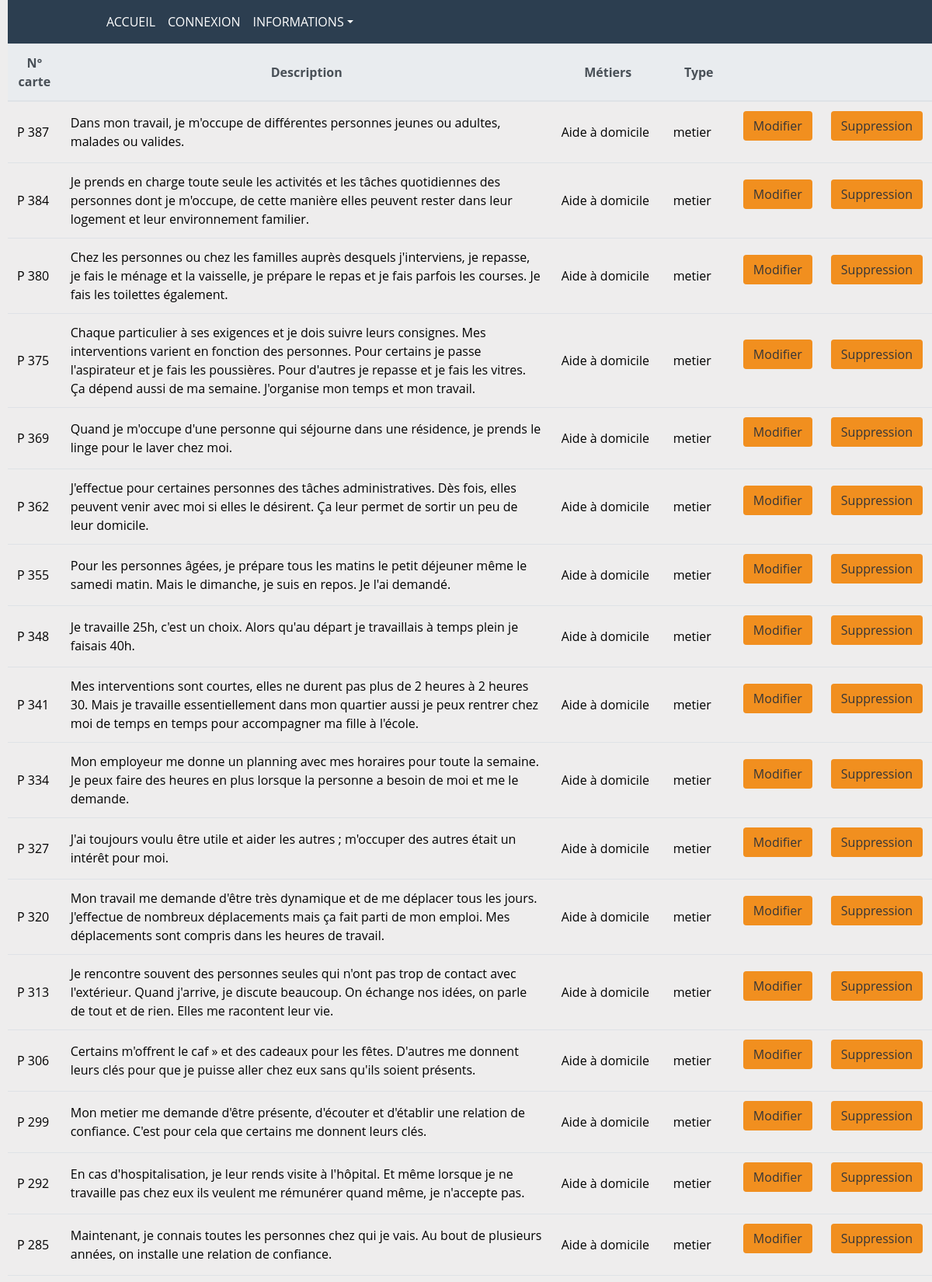
/index.php/administration/carte (upper part), run on the app's committed database.
### tables this page shows
CREATE TABLE `carte` (
  `car_id` int(10) NOT NULL COMMENT 'index table carte',
  `car_met_id` int(10) NOT NULL COMMENT 'cle etrangère id/metier',
  `car_numero` varchar(10) NOT NULL COMMENT 'numero carte',
  `car_description` varchar(500) NOT NULL COMMENT 'carte description',
  `car_type` varchar(10) NOT NULL COMMENT 'type de carte'
);

CREATE TABLE `metier` (
  `met_id` int(3) NOT NULL COMMENT 'index table metier',
  `met_metier` varchar(50) NOT NULL COMMENT 'metier',
  `met_prenom` varchar(50) NOT NULL COMMENT 'prenom personne/metier',
  `met_age` int(3) DEFAULT NULL COMMENT 'age personne/metier'
);

### application/controllers/Administration.php (called while the page is built, shortened)
<?php
class Administration extends CI_Controller {
    public function carte(){
        $aliste = $this->Carte_model->liste_carte();
        $aview['liste_carte'] = $aliste;
        $this->load->view('head');
        $this->load->view('header/header_loader');
        $this->load->view('administration/carte/liste_carte', $aview);
        $this->load->view('script');
    }
}

### index.php (called while the page is built, shortened)
<?php
require_once BASEPATH.'core/CodeIgniter.php';

### application/models/Carte_model.php (called while the page is built, shortened)
<?php
class Carte_model extends CI_Model
{
    function liste_carte(){
        $this->db->from('carte');
        $this->db->join('metier', 'car_met_id = met_id');
        $aliste = $this->db->get()->result();
        return $aliste;
    }
}

### application/views/administration/carte/liste_carte.php (the view)
<div class="table-responsive">
    <table class="table table-hover" >
        <thead  class="thead-light text-center">
            <tr>
                <th class="align-middle">N° carte</th>
                <th class="align-middle">Description</th>
                <th class="align-middle">Métiers</th>
                <th class="align-middle">Type</th>
                <th class="align-middle"></th>
                <th class="align-middle"></th>
            </tr>
        </thead>
        <tbody>
            <?php foreach ($liste_carte as $data){ ?>
            <tr>
                <td class="align-middle"><?= $data->car_numero ?> </td>
                <td class="align-middle"><?= $data->car_description ?> </td>
                <td class="align-middle"><?= $data->met_metier ?> </td>
                <td class="align-middle"><?= $data->car_type ?> </td>
                <td class="align-middle"> <a class="btn" href="<?=site_url("administration/modif_carte/$data->car_id")?>" >Modifier</a> </td>
                <td class="align-middle"> <a class="btn" href="<?=site_url("administration/suppr_carte/$data->car_id")?>" Onclick='return confirm("Confirmez la suppression ?")'>Suppression </a> </td>
            </tr>
            <?php } ?>
        </tbody>
    </table>
</div>

### assets/css/style.css (style rules this page uses)
a { color: rgb(34, 31, 31); }
th { color: #343538; }
td { color: black; }
body { background-color: #eeeded; margin-left: 10px; font-family: "Open sans"; }
.btn { color:#343538; background-color:#F18F1F; margin-bottom:1rem; }

### data on the page
carte: car_numero "P 387", car_description "Dans mon travail, je m'occupe de différentes personnes jeunes ou adultes, malades ou valides.", car_met.met_metier "Aide à domicile", car_type "metier"
carte: car_numero "P 384", car_description "Je prends en charge toute seule les activités et les tâches quotidiennes des personnes dont je m'occupe, de cette manière elles peuvent rester dans leur logement et leur environnement familier.", car_met.met_metier "Aide à domicile", car_type "metier"
carte: car_numero "P 380", car_description "Chez les personnes ou chez les familles auprès desquels j'interviens, je repasse, je fais le ménage et la vaisselle, je prépare le repas et je fais parfois les courses. Je fais les toilettes également.", car_met.met_metier "Aide à domicile", car_type "metier"
carte: car_numero "P 375", car_description "Chaque particulier à ses exigences et je dois suivre leurs consignes. Mes interventions varient en fonction des personnes. Pour certains je passe l'aspirateur et je fais les poussières. Pour d'autres je repasse et je fais les vitres. Ça dépend aussi de ma semaine. J'organise mon temps et mon travail.", car_met.met_metier "Aide à domicile", car_type "metier"
carte: car_numero "P 369", car_description "Quand je m'occupe d'une personne qui séjourne dans une résidence, je prends le linge pour le laver chez moi.", car_met.met_metier "Aide à domicile", car_type "metier"
carte: car_numero "P 362", car_description "J'effectue pour certaines personnes des tâches administratives. Dès fois, elles peuvent venir avec moi si elles le désirent. Ça leur permet de sortir un peu de leur domicile.", car_met.met_metier "Aide à domicile", car_type "metier"
carte: car_numero "P 355", car_description "Pour les personnes âgées, je prépare tous les matins le petit déjeuner même le samedi matin. Mais le dimanche, je suis en repos. Je l'ai demandé.", car_met.met_metier "Aide à domicile", car_type "metier"
carte: car_numero "P 348", car_description "Je travaille 25h, c'est un choix. Alors qu'au départ je travaillais à temps plein je faisais 40h.", car_met.met_metier "Aide à domicile", car_type "metier"
carte: car_numero "P 341", car_description "Mes interventions sont courtes, elles ne durent pas plus de 2 heures à 2 heures 30. Mais je travaille essentiellement dans mon quartier aussi je peux rentrer chez moi de temps en temps pour accompagner ma fille à l'école.", car_met.met_metier "Aide à domicile", car_type "metier"
carte: car_numero "P 334", car_description "Mon employeur me donne un planning avec mes horaires pour toute la semaine. Je peux faire des heures en plus lorsque la personne a besoin de moi et me le demande.", car_met.met_metier "Aide à domicile", car_type "metier"
carte: car_numero "P 327", car_description "J'ai toujours voulu être utile et aider les autres ; m'occuper des autres était un intérêt pour moi.", car_met.met_metier "Aide à domicile", car_type "metier"
carte: car_numero "P 320", car_description "Mon travail me demande d'être très dynamique et de me déplacer tous les jours. J'effectue de nombreux déplacements mais ça fait parti de mon emploi. Mes déplacements sont compris dans les heures de travail.", car_met.met_metier "Aide à domicile", car_type "metier"
carte: car_numero "P 313", car_description "Je rencontre souvent des personnes seules qui n'ont pas trop de contact avec l'extérieur. Quand j'arrive, je discute beaucoup. On échange nos idées, on parle de tout et de rien. Elles me racontent leur vie.", car_met.met_metier "Aide à domicile", car_type "metier"
carte: car_numero "P 306", car_description "Certains m'offrent le caf » et des cadeaux pour les fêtes. D'autres me donnent leurs clés pour que je puisse aller chez eux sans qu'ils soient présents.", car_met.met_metier "Aide à domicile", car_type "metier"
carte: car_numero "P 299", car_description "Mon metier me demande d'être présente, d'écouter et d'établir une relation de confiance. C'est pour cela que certains me donnent leurs clés.", car_met.met_metier "Aide à domicile", car_type "metier"
carte: car_numero "P 292", car_description "En cas d'hospitalisation, je leur rends visite à l'hôpital. Et même lorsque je ne travaille pas chez eux ils veulent me rémunérer quand même, je n'accepte pas.", car_met.met_metier "Aide à domicile", car_type "metier"
carte: car_numero "P 285", car_description "Maintenant, je connais toutes les personnes chez qui je vais. Au bout de plusieurs années, on installe une relation de confiance.", car_met.met_metier "Aide à domicile", car_type "metier"
